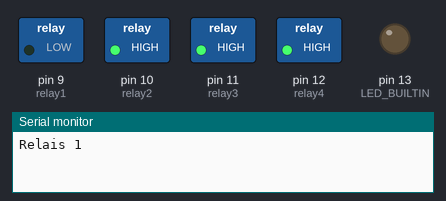
A sketch run on a simulated Arduino Uno, built with avr-gcc and run on an emulated ATmega328P. Shown: switched loads named in the sketch (green lamp = pin HIGH), output pins drawn as LEDs (lit = HIGH), the last lines printed to the serial monitor.

Above: at 0.2 s.
At 1.2 s:
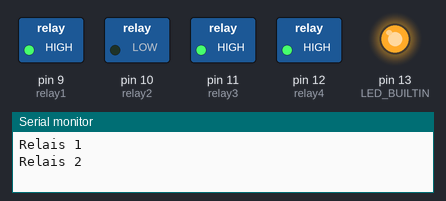
At 1.7 s:
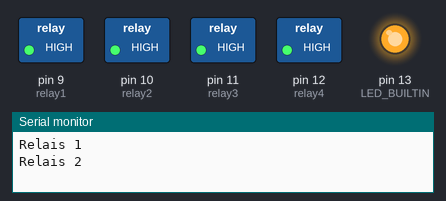
At 2.2 s:
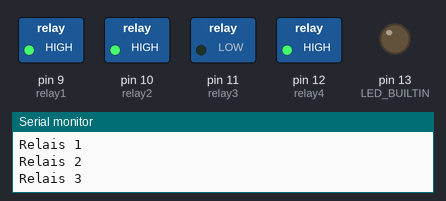
At 3.2 s:
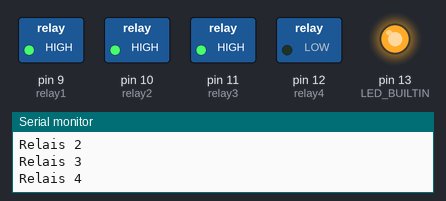
At 4.7 s:
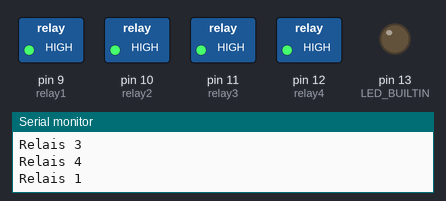
Timing chart, 0 to 5.2 s (numbered marks = the images above):
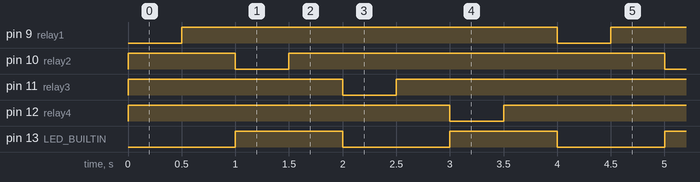

The sketch:

4relais-en-cadence.ino
```cpp
int relay1=9;          //Port de sortie comande
int relay2=10;
int relay3=11;
int relay4=12;


void setup() {
  // put your setup code here, to run once:
  pinMode(LED_BUILTIN, OUTPUT);
  digitalWrite(LED_BUILTIN, LOW);
  digitalWrite(relay1, HIGH);
  digitalWrite(relay2, HIGH);
  digitalWrite(relay3, HIGH);
  digitalWrite(relay4, HIGH);
  pinMode(relay1, OUTPUT);
  pinMode(relay2, OUTPUT);
  pinMode(relay3, OUTPUT);
  pinMode(relay4, OUTPUT);
  Serial.begin(9600);
}

void loop() {
  // put your main code here, to run repeatedly:
  Serial.println("Relais 1");
  digitalWrite(relay1, LOW);
  delay(500);
  digitalWrite(relay1, HIGH);
  delay(500);
  digitalWrite(LED_BUILTIN, HIGH);
  Serial.println("Relais 2");
  digitalWrite(relay2, LOW);
  delay(500);
  digitalWrite(relay2, HIGH);
  delay(500);
  digitalWrite(LED_BUILTIN, LOW);
  Serial.println("Relais 3");
  digitalWrite(relay3, LOW);
  delay(500);
  digitalWrite(relay3, HIGH);
  delay(500);
  digitalWrite(LED_BUILTIN, HIGH);
  Serial.println("Relais 4");
  digitalWrite(relay4, LOW);
  delay(500);
  digitalWrite(relay4, HIGH);
  delay(500);
  digitalWrite(LED_BUILTIN, LOW);
}
```

Measured:
- by itself, pin 9 (relay1), pin 10 (relay2), pin 11 (relay3), pin 12 (relay4): alternates HIGH for 3.5 s and LOW for 0.50 s
- by itself, pin 13 (LED_BUILTIN): alternates HIGH for 1.0 s and LOW for 1.0 s
- by itself, everything shown: repeats every 4.0 s, in 9 steps
